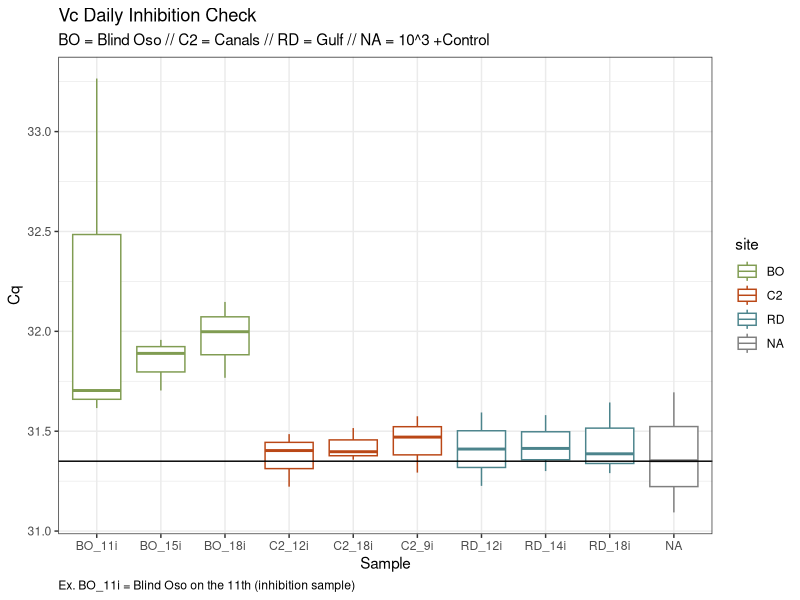

Write R code to recreate this figure.
## ---- chunk 1
library(here)
library(tidyverse)
library(lubridate)
## ---- chunk 2
vc<- read_csv(here("data", "raw_data","qpcr", "vc","vc_daily_inh.csv"))
## ---- chunk 3
vc<- vc %>%
  mutate(site = substr(Sample, 1,2)) %>% #Make Site column
  filter(!Content %in% "NTC") %>% #Take out NTC
  select(site, Cq, Sample) #Select colummns of interest
## ---- chunk 4
vc %>%
  ggplot() + geom_boxplot(
    aes(x = Sample,
        y = Cq,
        color = site)) +
  geom_hline(yintercept = 31.35)+
  theme_bw()+
  labs(
    title= "Vc Daily Inhibition Check",
    subtitle = "BO = Blind Oso // C2 = Canals // RD = Gulf // NA = 10^3 +Control",
    caption = "Ex. BO_11i = Blind Oso on the 11th (inhibition sample)")+
  theme(
    plot.caption = element_text(hjust = 0)) +
  scale_color_manual(values = c("BO" = "#809C52",
                                "C2" = "#ba4716",
                                "RD" = "#4c848c"))
